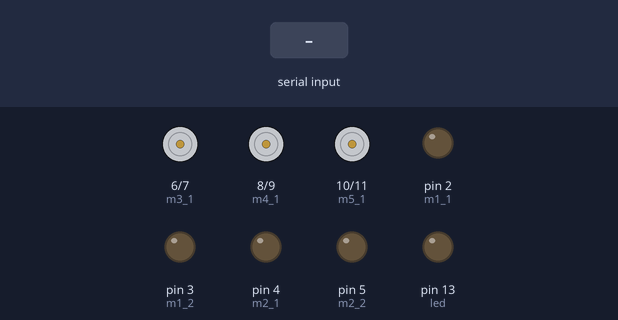
The sketch below on a simulated Arduino Uno, built with avr-gcc and run on an emulated ATmega328P. On the bench: motor-driver pin pairs drawn as motors (green arrow = first pin HIGH = forward, orange = second pin HIGH = backward, longer = more drive), output pins drawn as LEDs (lit = HIGH). The inputs (shaded band) are chosen by the test bench.

Above: at 1.2 s.
1.3 s: "Q" received over Serial
At 1.9 s:
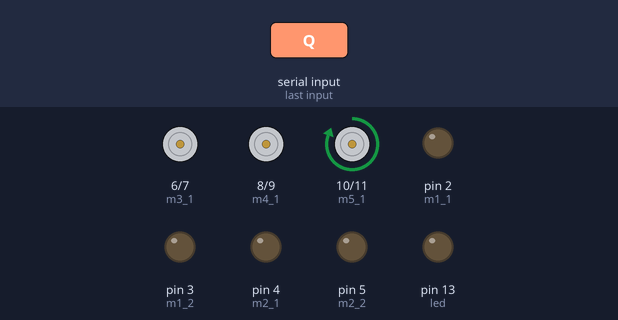
2.8 s: "W" received over Serial
At 4.0 s:
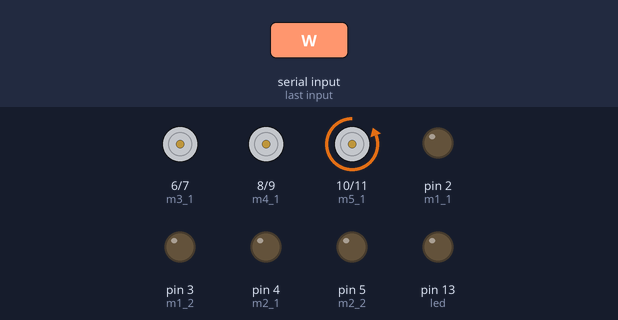
4.3 s: "I" received over Serial
At 5.3 s:
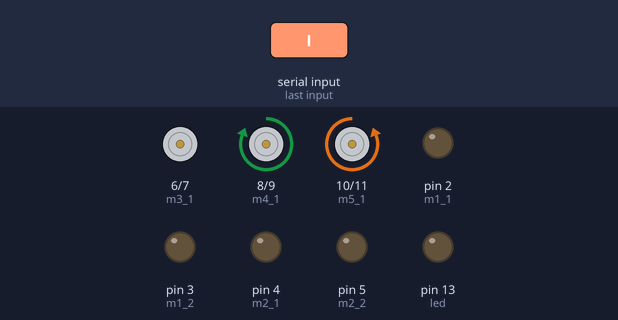
5.8 s: "J" received over Serial
At 6.5 s:
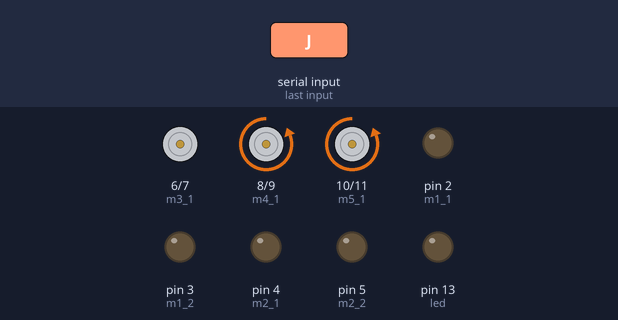
7.3 s: "O" received over Serial
At 7.6 s:
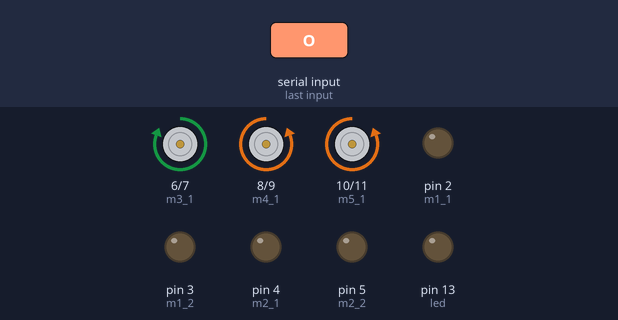
8.8 s: "K" received over Serial
At 10.0 s:
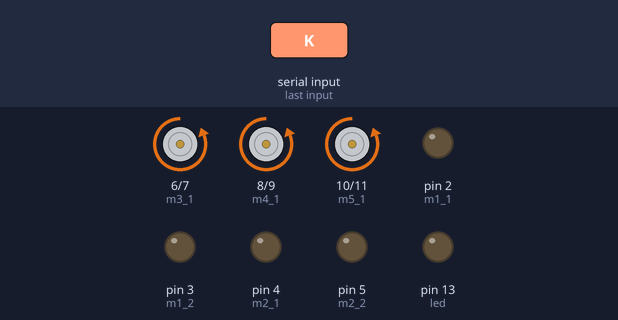
Timing chart, 0 to 11.3 s (numbered marks = the images above; inputs shaded):
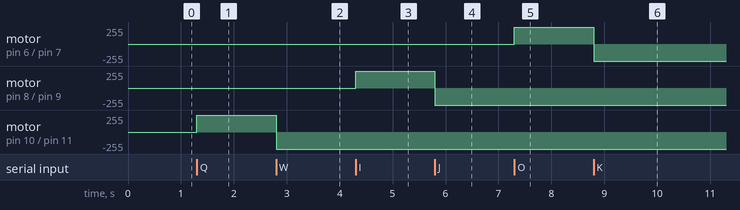

Measured:
- after the input at 1.3 s, motor on pin 10 (m5_1) / pin 11 (m5_2): stopped → forward 255/255 at once
- after the input at 2.8 s, motor on pin 10 (m5_1) / pin 11 (m5_2): forward 255/255 → backward 255/255 at once
- after the input at 4.3 s, motor on pin 8 (m4_1) / pin 9 (m4_2): stopped → forward 255/255 at once
- after the input at 5.8 s, motor on pin 8 (m4_1) / pin 9 (m4_2): forward 255/255 → backward 255/255 at once
- after the input at 7.3 s, motor on pin 6 (m3_1) / pin 7 (m3_2): stopped → forward 255/255 at once
- after the input at 8.8 s, motor on pin 6 (m3_1) / pin 7 (m3_2): forward 255/255 → backward 255/255 at once

The sketch:

owi01_002_keyboard_controlled.ino
```cpp
int led = 13;

int m_delay = 500;

int m1_1  = 2;
int m1_2  = 3;

int m2_1  = 4;
int m2_2  = 5;

int m3_1  = 6;
int m3_2  = 7;

int m4_1  = 8;
int m4_2  = 9;

int m5_1  = 10;
int m5_2  = 11;

int incomingByte;


void setup() {
  pinMode(led, OUTPUT);

  pinMode(m1_1, OUTPUT);
  pinMode(m1_2, OUTPUT);
  pinMode(m2_1, OUTPUT);
  pinMode(m2_2, OUTPUT);
  pinMode(m3_1, OUTPUT);
  pinMode(m3_2, OUTPUT);
  pinMode(m4_1, OUTPUT);
  pinMode(m4_2, OUTPUT);
  pinMode(m5_1, OUTPUT);
  pinMode(m5_2, OUTPUT);

  // start sending data at 9600 baud rate
  Serial.begin(9600);

}

// the loop routine runs over and over again forever:
void loop() {

 if (Serial.available() > 0) {
    incomingByte = Serial.read();
    if (incomingByte == 'Q') {
      digitalWrite(m5_2, LOW);    // turn the LED off by making the voltage LOW
      digitalWrite(m5_1, HIGH);   // turn the LED on (HIGH is the voltage level)
    }
    if (incomingByte == 'W') {
      digitalWrite(m5_1, LOW);    // turn the LED off by making the voltage LOW
      digitalWrite(m5_2, HIGH);   // turn the LED on (HIGH is the voltage level)
    }
    if (incomingByte == 'I') {
      digitalWrite(m4_2, LOW);    // turn the LED off by making the voltage LOW
      digitalWrite(m4_1, HIGH);   // turn the LED on (HIGH is the voltage level)
    }
    if (incomingByte == 'J') {
      digitalWrite(m4_1, LOW);    // turn the LED off by making the voltage LOW
      digitalWrite(m4_2, HIGH);   // turn the LED on (HIGH is the voltage level)
    }
    if (incomingByte == 'O') {
      digitalWrite(m3_2, LOW);    // turn the LED off by making the voltage LOW
      digitalWrite(m3_1, HIGH);   // turn the LED on (HIGH is the voltage level)
    }
    if (incomingByte == 'K') {
      digitalWrite(m3_1, LOW);    // turn the LED off by making the voltage LOW
      digitalWrite(m3_2, HIGH);   // turn the LED on (HIGH is the voltage level)
    }
    if (incomingByte == 'P') {
      digitalWrite(m2_2, LOW);    // turn the LED off by making the voltage LOWX`
      digitalWrite(m2_1, HIGH);   // turn the LED on (HIGH is the voltage level)
    }
    if (incomingByte == 'L') {
      digitalWrite(m2_1, LOW);    // turn the LED off by making the voltage LOW
      digitalWrite(m2_2, HIGH);   // turn the LED on (HIGH is the voltage level)
    }
    if (incomingByte == 'A') {
      digitalWrite(m1_2, LOW);    // turn the LED off by making the voltage LOW
      digitalWrite(m1_1, HIGH);   // turn the LED on (HIGH is the voltage level)
    }
    if (incomingByte == 'S') {
      digitalWrite(m1_1, LOW);    // turn the LED off by making the voltage LOW
      digitalWrite(m1_2, HIGH);   // turn the LED on (HIGH is the voltage level)
    }

    if (incomingByte == 'R') {
      digitalWrite(m1_1, LOW);    // turn the LED off by making the voltage LOW
      digitalWrite(m1_2, LOW);    // turn the LED off by making the voltage LOW
      digitalWrite(m2_1, LOW);    // turn the LED off by making the voltage LOW
      digitalWrite(m2_2, LOW);    // turn the LED off by making the voltage LOW
      digitalWrite(m3_1, LOW);    // turn the LED off by making the voltage LOW
      digitalWrite(m3_2, LOW);    // turn the LED off by making the voltage LOW
      digitalWrite(m4_1, LOW);    // turn the LED off by making the voltage LOW
      digitalWrite(m4_2, LOW);    // turn the LED off by making the voltage LOW
      digitalWrite(m5_1, LOW);    // turn the LED off by making the voltage LOW
      digitalWrite(m5_2, LOW);    // turn the LED off by making the voltage LOW
    }
  }
}
```
